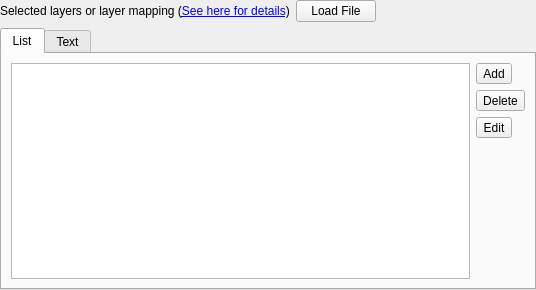
<?xml version="1.0" encoding="UTF-8"?>
<ui version="4.0">
 <class>LayerMappingWidget</class>
 <widget class="QFrame" name="LayerMappingWidget">
  <property name="geometry">
   <rect>
    <x>0</x>
    <y>0</y>
    <width>536</width>
    <height>290</height>
   </rect>
  </property>
  <property name="windowTitle">
   <string>Form</string>
  </property>
  <layout class="QGridLayout">
   <property name="leftMargin">
    <number>0</number>
   </property>
   <property name="topMargin">
    <number>0</number>
   </property>
   <property name="rightMargin">
    <number>0</number>
   </property>
   <property name="bottomMargin">
    <number>0</number>
   </property>
   <property name="spacing">
    <number>6</number>
   </property>
   <item row="2" column="1">
    <widget class="QPushButton" name="load_pb">
     <property name="sizePolicy">
      <sizepolicy hsizetype="Fixed" vsizetype="Fixed">
       <horstretch>0</horstretch>
       <verstretch>0</verstretch>
      </sizepolicy>
     </property>
     <property name="text">
      <string>Load File</string>
     </property>
    </widget>
   </item>
   <item row="2" column="0">
    <widget class="QLabel" name="help_label">
     <property name="sizePolicy">
      <sizepolicy hsizetype="Preferred" vsizetype="Fixed">
       <horstretch>0</horstretch>
       <verstretch>0</verstretch>
      </sizepolicy>
     </property>
     <property name="text">
      <string>&lt;html&gt;&lt;body&gt;Selected layers or layer mapping (&lt;a href=&quot;int:/about/layer_mapping.xml&quot;&gt;See here for details&lt;/a&gt;)&lt;/body&gt;&lt;/html&gt;</string>
     </property>
     <property name="alignment">
      <set>Qt::AlignLeading|Qt::AlignLeft|Qt::AlignTop</set>
     </property>
    </widget>
   </item>
   <item row="3" column="0" colspan="3">
    <widget class="QTabWidget" name="tabs">
     <property name="currentIndex">
      <number>0</number>
     </property>
     <widget class="QWidget" name="tab">
      <attribute name="title">
       <string>List</string>
      </attribute>
      <layout class="QGridLayout" name="gridLayout">
       <item row="0" column="0" rowspan="4">
        <widget class="QListWidget" name="layer_lv">
         <property name="sizePolicy">
          <sizepolicy hsizetype="Expanding" vsizetype="Ignored">
           <horstretch>0</horstretch>
           <verstretch>0</verstretch>
          </sizepolicy>
         </property>
         <property name="dragEnabled">
          <bool>true</bool>
         </property>
         <property name="dragDropMode">
          <enum>QAbstractItemView::InternalMove</enum>
         </property>
         <property name="selectionMode">
          <enum>QAbstractItemView::ExtendedSelection</enum>
         </property>
         <property name="uniformItemSizes">
          <bool>true</bool>
         </property>
         <property name="sortingEnabled">
          <bool>false</bool>
         </property>
        </widget>
       </item>
       <item row="0" column="1">
        <widget class="QToolButton" name="add_pb">
         <property name="toolTip">
          <string>Add a new layer to the list</string>
         </property>
         <property name="text">
          <string>Add</string>
         </property>
         <property name="icon">
          <iconset resource="../../lay/lay/layResources.qrc">
           <normaloff>:/add_16px.png</normaloff>:/add_16px.png</iconset>
         </property>
        </widget>
       </item>
       <item row="1" column="1">
        <widget class="QToolButton" name="delete_pb">
         <property name="toolTip">
          <string>Delete the selected layers from the list</string>
         </property>
         <property name="text">
          <string>Delete</string>
         </property>
         <property name="icon">
          <iconset resource="../../lay/lay/layResources.qrc">
           <normaloff>:/clear_16px.png</normaloff>:/clear_16px.png</iconset>
         </property>
        </widget>
       </item>
       <item row="2" column="1">
        <widget class="QToolButton" name="edit_pb">
         <property name="toolTip">
          <string>Edit the current layer</string>
         </property>
         <property name="text">
          <string>Edit</string>
         </property>
         <property name="icon">
          <iconset resource="../../lay/lay/layResources.qrc">
           <normaloff>:/edit_16px.png</normaloff>:/edit_16px.png</iconset>
         </property>
        </widget>
       </item>
       <item row="3" column="1">
        <spacer>
         <property name="orientation">
          <enum>Qt::Vertical</enum>
         </property>
         <property name="sizeHint" stdset="0">
          <size>
           <width>20</width>
           <height>5</height>
          </size>
         </property>
        </spacer>
       </item>
      </layout>
     </widget>
     <widget class="QWidget" name="tab_2">
      <attribute name="title">
       <string>Text</string>
      </attribute>
      <layout class="QGridLayout" name="gridLayout_2">
       <item row="0" column="0">
        <widget class="QPlainTextEdit" name="text_edit"/>
       </item>
      </layout>
     </widget>
    </widget>
   </item>
  </layout>
 </widget>
 <resources>
  <include location="../../lay/lay/layResources.qrc"/>
 </resources>
 <connections/>
</ui>
